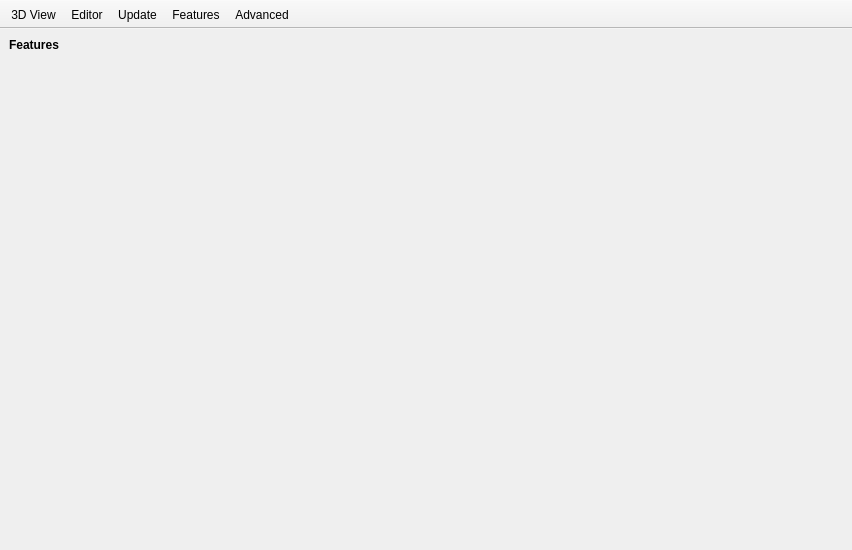
<?xml version="1.0" encoding="UTF-8"?>
<ui version="4.0">
 <class>Preferences</class>
 <widget class="QMainWindow" name="Preferences">
  <property name="geometry">
   <rect>
    <x>0</x>
    <y>0</y>
    <width>852</width>
    <height>550</height>
   </rect>
  </property>
  <property name="sizePolicy">
   <sizepolicy hsizetype="Preferred" vsizetype="Preferred">
    <horstretch>0</horstretch>
    <verstretch>0</verstretch>
   </sizepolicy>
  </property>
  <property name="windowTitle">
   <string>Preferences</string>
  </property>
  <property name="unifiedTitleAndToolBarOnMac">
   <bool>true</bool>
  </property>
  <widget class="QWidget" name="centralwidget">
   <layout class="QVBoxLayout" name="verticalLayout_5">
    <item>
     <widget class="QStackedWidget" name="stackedWidget">
      <property name="currentIndex">
       <number>3</number>
      </property>
      <widget class="QWidget" name="page3DView">
       <layout class="QVBoxLayout" name="verticalLayout_4">
        <item>
         <layout class="QHBoxLayout" name="horizontalLayout" stretch="1,3">
          <item>
           <layout class="QVBoxLayout" name="verticalLayout_2">
            <item>
             <widget class="QLabel" name="label">
              <property name="text">
               <string>Color scheme:</string>
              </property>
             </widget>
            </item>
            <item>
             <widget class="QListWidget" name="colorSchemeChooser">
              <property name="sizePolicy">
               <sizepolicy hsizetype="Expanding" vsizetype="MinimumExpanding">
                <horstretch>0</horstretch>
                <verstretch>0</verstretch>
               </sizepolicy>
              </property>
              <property name="alternatingRowColors">
               <bool>false</bool>
              </property>
              <property name="currentRow">
               <number>0</number>
              </property>
              <item>
               <property name="text">
                <string>Cornfield</string>
               </property>
              </item>
              <item>
               <property name="text">
                <string>Metallic</string>
               </property>
              </item>
              <item>
               <property name="text">
                <string>Sunset</string>
               </property>
              </item>
              <item>
               <property name="text">
                <string>Starnight</string>
               </property>
              </item>
              <item>
               <property name="text">
                <string>BeforeDawn</string>
               </property>
              </item>
              <item>
               <property name="text">
                <string>Nature</string>
               </property>
              </item>
              <item>
               <property name="text">
                <string>DeepOcean</string>
               </property>
              </item>
             </widget>
            </item>
           </layout>
          </item>
          <item>
           <spacer name="horizontalSpacer">
            <property name="orientation">
             <enum>Qt::Horizontal</enum>
            </property>
            <property name="sizeHint" stdset="0">
             <size>
              <width>40</width>
              <height>20</height>
             </size>
            </property>
           </spacer>
          </item>
         </layout>
        </item>
        <item>
         <spacer name="verticalSpacer">
          <property name="orientation">
           <enum>Qt::Vertical</enum>
          </property>
          <property name="sizeHint" stdset="0">
           <size>
            <width>20</width>
            <height>645</height>
           </size>
          </property>
         </spacer>
        </item>
       </layout>
      </widget>
      <widget class="QWidget" name="pageEditor">
       <layout class="QVBoxLayout" name="verticalLayout">
        <item>
         <layout class="QHBoxLayout" name="horizontalLayout_5">
          <item>
           <widget class="QLabel" name="label_12">
            <property name="font">
             <font>
              <weight>75</weight>
              <bold>true</bold>
             </font>
            </property>
            <property name="text">
             <string>Editor Type</string>
            </property>
           </widget>
          </item>
          <item>
           <widget class="QComboBox" name="editorType">
            <item>
             <property name="text">
              <string>Simple Editor</string>
             </property>
            </item>
            <item>
             <property name="text">
              <string>QScintilla Editor</string>
             </property>
            </item>
           </widget>
          </item>
          <item>
           <widget class="QLabel" name="label_13">
            <property name="font">
             <font>
              <pointsize>10</pointsize>
              <weight>50</weight>
              <bold>false</bold>
             </font>
            </property>
            <property name="text">
             <string>(requires restart)</string>
            </property>
           </widget>
          </item>
          <item>
           <spacer name="horizontalSpacer_7">
            <property name="orientation">
             <enum>Qt::Horizontal</enum>
            </property>
            <property name="sizeType">
             <enum>QSizePolicy::Expanding</enum>
            </property>
            <property name="sizeHint" stdset="0">
             <size>
              <width>30</width>
              <height>20</height>
             </size>
            </property>
           </spacer>
          </item>
         </layout>
        </item>
        <item>
         <layout class="QHBoxLayout" name="horizontalLayout_6">
          <item>
           <widget class="QLabel" name="label_3">
            <property name="font">
             <font>
              <weight>75</weight>
              <bold>true</bold>
             </font>
            </property>
            <property name="text">
             <string>Font</string>
            </property>
            <property name="scaledContents">
             <bool>false</bool>
            </property>
           </widget>
          </item>
          <item>
           <widget class="QFontComboBox" name="fontChooser">
            <property name="currentFont">
             <font>
              <family>Nimbus Sans L</family>
              <pointsize>12</pointsize>
             </font>
            </property>
           </widget>
          </item>
          <item>
           <widget class="QComboBox" name="fontSize">
            <property name="editable">
             <bool>true</bool>
            </property>
           </widget>
          </item>
          <item>
           <spacer name="horizontalSpacer_5">
            <property name="orientation">
             <enum>Qt::Horizontal</enum>
            </property>
            <property name="sizeHint" stdset="0">
             <size>
              <width>40</width>
              <height>20</height>
             </size>
            </property>
           </spacer>
          </item>
         </layout>
        </item>
        <item>
         <layout class="QHBoxLayout" name="syntaxHighlightLayout">
          <property name="bottomMargin">
           <number>0</number>
          </property>
          <item>
           <widget class="QLabel" name="label_9">
            <property name="font">
             <font>
              <weight>75</weight>
              <bold>true</bold>
             </font>
            </property>
            <property name="text">
             <string>Color syntax highlighting</string>
            </property>
           </widget>
          </item>
          <item>
           <widget class="QComboBox" name="syntaxHighlight">
            <property name="sizePolicy">
             <sizepolicy hsizetype="Preferred" vsizetype="Fixed">
              <horstretch>0</horstretch>
              <verstretch>0</verstretch>
             </sizepolicy>
            </property>
            <item>
             <property name="text">
              <string>For Light Background</string>
             </property>
            </item>
            <item>
             <property name="text">
              <string>For Dark Background</string>
             </property>
            </item>
            <item>
             <property name="text">
              <string>Monokai</string>
             </property>
            </item>
            <item>
             <property name="text">
              <string>Solarized</string>
             </property>
             <property name="text">
              <string>User Defined</string>
             </property>
            </item>
            <item>
             <property name="text">
              <string>Off</string>
             </property>
            </item>
           </widget>
          </item>
          <item>
           <spacer name="horizontalSpacer_3">
            <property name="orientation">
             <enum>Qt::Horizontal</enum>
            </property>
            <property name="sizeType">
             <enum>QSizePolicy::Expanding</enum>
            </property>
            <property name="sizeHint" stdset="0">
             <size>
              <width>30</width>
              <height>20</height>
             </size>
            </property>
           </spacer>
          </item>
         </layout>
        </item>
        <item>
         <layout class="QHBoxLayout" name="mouseWheelZoomLayout">
          <property name="topMargin">
           <number>5</number>
          </property>
          <item>
           <widget class="QLabel" name="label_11">
            <property name="font">
             <font>
              <weight>75</weight>
              <bold>true</bold>
             </font>
            </property>
            <property name="text">
             <string>Use Ctrl/Cmd-Mouse-wheel to zoom text</string>
            </property>
           </widget>
          </item>
          <item>
           <widget class="QCheckBox" name="mouseWheelZoomBox">
            <property name="text">
             <string/>
            </property>
           </widget>
          </item>
          <item>
           <spacer name="horizontalSpacer_6">
            <property name="orientation">
             <enum>Qt::Horizontal</enum>
            </property>
            <property name="sizeHint" stdset="0">
             <size>
              <width>40</width>
              <height>20</height>
             </size>
            </property>
           </spacer>
          </item>
         </layout>
        </item>
        <item>
         <spacer name="verticalSpacer_4">
          <property name="orientation">
           <enum>Qt::Vertical</enum>
          </property>
          <property name="sizeHint" stdset="0">
           <size>
            <width>20</width>
            <height>723</height>
           </size>
          </property>
         </spacer>
        </item>
       </layout>
      </widget>
      <widget class="QWidget" name="pageUpdate">
       <layout class="QVBoxLayout" name="verticalLayout_16">
        <item>
         <layout class="QHBoxLayout" name="horizontalLayout_9">
          <item>
           <layout class="QVBoxLayout" name="verticalLayout_8">
            <item>
             <widget class="QCheckBox" name="updateCheckBox">
              <property name="text">
               <string>Automatically check for updates</string>
              </property>
              <property name="checked">
               <bool>true</bool>
              </property>
             </widget>
            </item>
            <item>
             <widget class="QCheckBox" name="snapshotCheckBox">
              <property name="text">
               <string>Include development snapshots</string>
              </property>
             </widget>
            </item>
           </layout>
          </item>
          <item>
           <spacer name="horizontalSpacer_2">
            <property name="orientation">
             <enum>Qt::Horizontal</enum>
            </property>
            <property name="sizeHint" stdset="0">
             <size>
              <width>40</width>
              <height>20</height>
             </size>
            </property>
           </spacer>
          </item>
         </layout>
        </item>
        <item>
         <layout class="QVBoxLayout" name="verticalLayout_7">
          <property name="spacing">
           <number>0</number>
          </property>
          <item>
           <layout class="QHBoxLayout" name="horizontalLayout_11">
            <item>
             <spacer name="horizontalSpacer_10">
              <property name="orientation">
               <enum>Qt::Horizontal</enum>
              </property>
              <property name="sizeHint" stdset="0">
               <size>
                <width>40</width>
                <height>20</height>
               </size>
              </property>
             </spacer>
            </item>
            <item>
             <widget class="QPushButton" name="checkNowButton">
              <property name="text">
               <string>Check Now</string>
              </property>
             </widget>
            </item>
            <item>
             <spacer name="horizontalSpacer_9">
              <property name="orientation">
               <enum>Qt::Horizontal</enum>
              </property>
              <property name="sizeHint" stdset="0">
               <size>
                <width>40</width>
                <height>20</height>
               </size>
              </property>
             </spacer>
            </item>
           </layout>
          </item>
          <item>
           <layout class="QHBoxLayout" name="horizontalLayout_10">
            <item>
             <spacer name="horizontalSpacer_31">
              <property name="orientation">
               <enum>Qt::Horizontal</enum>
              </property>
              <property name="sizeHint" stdset="0">
               <size>
                <width>40</width>
                <height>20</height>
               </size>
              </property>
             </spacer>
            </item>
            <item>
             <widget class="QLabel" name="lastCheckedLabel">
              <property name="enabled">
               <bool>false</bool>
              </property>
              <property name="font">
               <font>
                <pointsize>11</pointsize>
               </font>
              </property>
              <property name="text">
               <string>Last checked: </string>
              </property>
             </widget>
            </item>
            <item>
             <spacer name="horizontalSpacer_12">
              <property name="orientation">
               <enum>Qt::Horizontal</enum>
              </property>
              <property name="sizeHint" stdset="0">
               <size>
                <width>40</width>
                <height>20</height>
               </size>
              </property>
             </spacer>
            </item>
           </layout>
          </item>
         </layout>
        </item>
        <item>
         <spacer name="verticalSpacer_7">
          <property name="orientation">
           <enum>Qt::Vertical</enum>
          </property>
          <property name="sizeHint" stdset="0">
           <size>
            <width>20</width>
            <height>89</height>
           </size>
          </property>
         </spacer>
        </item>
       </layout>
      </widget>
      <widget class="QWidget" name="pageFeatures">
       <layout class="QGridLayout" name="gridLayout_2">
        <property name="margin">
         <number>0</number>
        </property>
        <item row="0" column="0">
         <layout class="QVBoxLayout" name="verticalLayout_9">
          <item>
           <widget class="QLabel" name="label_10">
            <property name="font">
             <font>
              <weight>75</weight>
              <bold>true</bold>
             </font>
            </property>
            <property name="text">
             <string>Features</string>
            </property>
           </widget>
          </item>
          <item>
           <widget class="QScrollArea" name="scrollArea">
            <property name="frameShape">
             <enum>QFrame::NoFrame</enum>
            </property>
            <property name="frameShadow">
             <enum>QFrame::Plain</enum>
            </property>
            <property name="horizontalScrollBarPolicy">
             <enum>Qt::ScrollBarAlwaysOff</enum>
            </property>
            <property name="widgetResizable">
             <bool>true</bool>
            </property>
            <widget class="QWidget" name="scrollAreaWidgetContents">
             <property name="geometry">
              <rect>
               <x>0</x>
               <y>0</y>
               <width>832</width>
               <height>420</height>
              </rect>
             </property>
             <layout class="QVBoxLayout" name="verticalLayout_10">
              <item>
               <layout class="QGridLayout" name="gridLayoutExperimentalFeatures" rowminimumheight="0">
                <property name="spacing">
                 <number>8</number>
                </property>
               </layout>
              </item>
              <item>
               <spacer name="verticalSpacer_3">
                <property name="orientation">
                 <enum>Qt::Vertical</enum>
                </property>
                <property name="sizeHint" stdset="0">
                 <size>
                  <width>20</width>
                  <height>282</height>
                 </size>
                </property>
               </spacer>
              </item>
             </layout>
            </widget>
           </widget>
          </item>
         </layout>
        </item>
       </layout>
      </widget>
      <widget class="QWidget" name="pageAdvanced">
       <layout class="QVBoxLayout" name="verticalLayout_3">
        <item>
         <widget class="QGroupBox" name="groupBox">
          <property name="title">
           <string>OpenCSG</string>
          </property>
          <layout class="QVBoxLayout" name="verticalLayout_6">
           <item>
            <widget class="QCheckBox" name="openCSGWarningBox">
             <property name="text">
              <string>Show capability warning</string>
             </property>
             <property name="checked">
              <bool>true</bool>
             </property>
            </widget>
           </item>
           <item>
            <widget class="QCheckBox" name="enableOpenCSGBox">
             <property name="text">
              <string>Enable for OpenGL 1.x</string>
             </property>
            </widget>
           </item>
           <item>
            <layout class="QHBoxLayout" name="horizontalLayout_4">
             <item>
              <widget class="QLabel" name="label_7">
               <property name="text">
                <string>Turn off rendering at </string>
               </property>
              </widget>
             </item>
             <item>
              <widget class="QLineEdit" name="opencsgLimitEdit"/>
             </item>
             <item>
              <widget class="QLabel" name="label_8">
               <property name="text">
                <string>elements</string>
               </property>
              </widget>
             </item>
            </layout>
           </item>
           <item>
            <widget class="QCheckBox" name="forceGoldfeatherBox">
             <property name="text">
              <string>Force Goldfeather</string>
             </property>
            </widget>
           </item>
          </layout>
         </widget>
        </item>
        <item>
         <layout class="QHBoxLayout" name="horizontalLayout_2">
          <item>
           <widget class="QLabel" name="label_4">
            <property name="text">
             <string>CGAL Cache size</string>
            </property>
           </widget>
          </item>
          <item>
           <widget class="QLineEdit" name="cgalCacheSizeEdit"/>
          </item>
          <item>
           <widget class="QLabel" name="label_2">
            <property name="text">
             <string>bytes</string>
            </property>
           </widget>
          </item>
         </layout>
        </item>
        <item>
         <layout class="QHBoxLayout" name="horizontalLayout_3">
          <item>
           <widget class="QLabel" name="label_5">
            <property name="text">
             <string>PolySet Cache size</string>
            </property>
           </widget>
          </item>
          <item>
           <widget class="QLineEdit" name="polysetCacheSizeEdit"/>
          </item>
          <item>
           <widget class="QLabel" name="label_6">
            <property name="text">
             <string>bytes</string>
            </property>
           </widget>
          </item>
         </layout>
        </item>
        <item>
         <widget class="QCheckBox" name="mdiCheckBox">
          <property name="text">
           <string>Allow to open multiple documents</string>
          </property>
         </widget>
        </item>
        <item>
         <widget class="QCheckBox" name="undockCheckBox">
          <property name="text">
           <string>Enable undocking of Editor and Console</string>
          </property>
         </widget>
        </item>
        <item>
         <widget class="QCheckBox" name="launcherBox">
          <property name="text">
           <string>Show Welcome Screen</string>
          </property>
         </widget>
        </item>
        <item>
         <spacer name="verticalSpacer_2">
          <property name="orientation">
           <enum>Qt::Vertical</enum>
          </property>
          <property name="sizeHint" stdset="0">
           <size>
            <width>20</width>
            <height>11</height>
           </size>
          </property>
         </spacer>
        </item>
       </layout>
      </widget>
     </widget>
    </item>
   </layout>
  </widget>
  <widget class="QToolBar" name="toolBar">
   <property name="windowTitle">
    <string>toolBar</string>
   </property>
   <property name="movable">
    <bool>false</bool>
   </property>
   <property name="allowedAreas">
    <set>Qt::TopToolBarArea</set>
   </property>
   <property name="iconSize">
    <size>
     <width>32</width>
     <height>32</height>
    </size>
   </property>
   <property name="toolButtonStyle">
    <enum>Qt::ToolButtonTextUnderIcon</enum>
   </property>
   <property name="floatable">
    <bool>false</bool>
   </property>
   <attribute name="toolBarArea">
    <enum>TopToolBarArea</enum>
   </attribute>
   <attribute name="toolBarBreak">
    <bool>false</bool>
   </attribute>
   <addaction name="prefsAction3DView"/>
   <addaction name="prefsActionEditor"/>
   <addaction name="prefsActionUpdate"/>
   <addaction name="prefsActionFeatures"/>
   <addaction name="prefsActionAdvanced"/>
  </widget>
  <action name="prefsAction3DView">
   <property name="checkable">
    <bool>true</bool>
   </property>
   <property name="icon">
    <iconset resource="../openscad.qrc">
     <normaloff>:/icons/prefs3DView.png</normaloff>:/icons/prefs3DView.png</iconset>
   </property>
   <property name="text">
    <string>3D View</string>
   </property>
  </action>
  <action name="prefsActionAdvanced">
   <property name="checkable">
    <bool>true</bool>
   </property>
   <property name="icon">
    <iconset resource="../openscad.qrc">
     <normaloff>:/icons/prefsAdvanced.png</normaloff>:/icons/prefsAdvanced.png</iconset>
   </property>
   <property name="text">
    <string>Advanced</string>
   </property>
  </action>
  <action name="prefsActionEditor">
   <property name="checkable">
    <bool>true</bool>
   </property>
   <property name="icon">
    <iconset resource="../openscad.qrc">
     <normaloff>:/icons/prefsEditor.png</normaloff>:/icons/prefsEditor.png</iconset>
   </property>
   <property name="text">
    <string>Editor</string>
   </property>
  </action>
  <action name="prefsActionUpdate">
   <property name="checkable">
    <bool>true</bool>
   </property>
   <property name="icon">
    <iconset resource="../openscad.qrc">
     <normaloff>:/icons/prefsUpdate.png</normaloff>:/icons/prefsUpdate.png</iconset>
   </property>
   <property name="text">
    <string>Update</string>
   </property>
  </action>
  <action name="prefsActionFeatures">
   <property name="checkable">
    <bool>true</bool>
   </property>
   <property name="icon">
    <iconset resource="../openscad.qrc">
     <normaloff>:/icons/prefsFeatures.png</normaloff>:/icons/prefsFeatures.png</iconset>
   </property>
   <property name="text">
    <string>Features</string>
   </property>
   <property name="toolTip">
    <string>Enable/Disable experimental features</string>
   </property>
  </action>
 </widget>
 <resources>
  <include location="../openscad.qrc"/>
 </resources>
 <connections/>
</ui>
